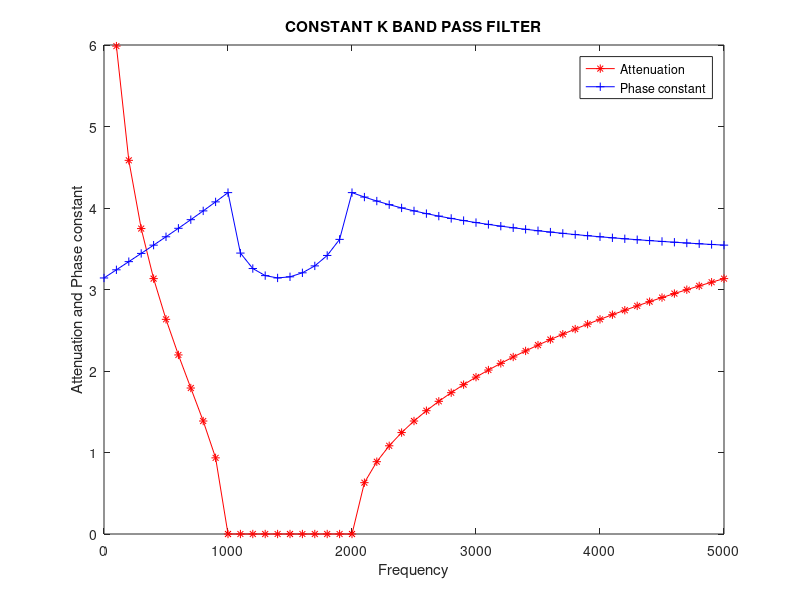

Write the MATLAB code that produced this figure.
% Exp - 2.3 : Band Pass Filter

clc;
f=0:100:5000;
f1=1000;
f2=2000;
rk=600;
l1=rk/(pi*(f2-f1));
l2=(rk*(f2-f1))/(4*pi*f1*f2);
c1=(f2-f1)/(4*pi*rk*f1*f2);
c2=1/(pi*rk*(f2-f1));
a1=2*acosh(f/f2);
a2=2*acosh(f1./f);
a=a1+a2;
b1=2*asin(f/f2);
b2=2*asin(f1./f);
b=b1+b2;
plot(f,a,'*-r',f,b,'+-b');
xlabel('Frequency');
ylabel('Attenuation and Phase constant');
title('CONSTANT K BAND PASS FILTER');
legend('Attenuation', 'Phase constant');
disp('Inductance 1 : ')
l1
disp('Inductance 2 : ')
l2
disp('Capacitance 1 : ')
c1
disp('Capacitance 2 : ')
c2